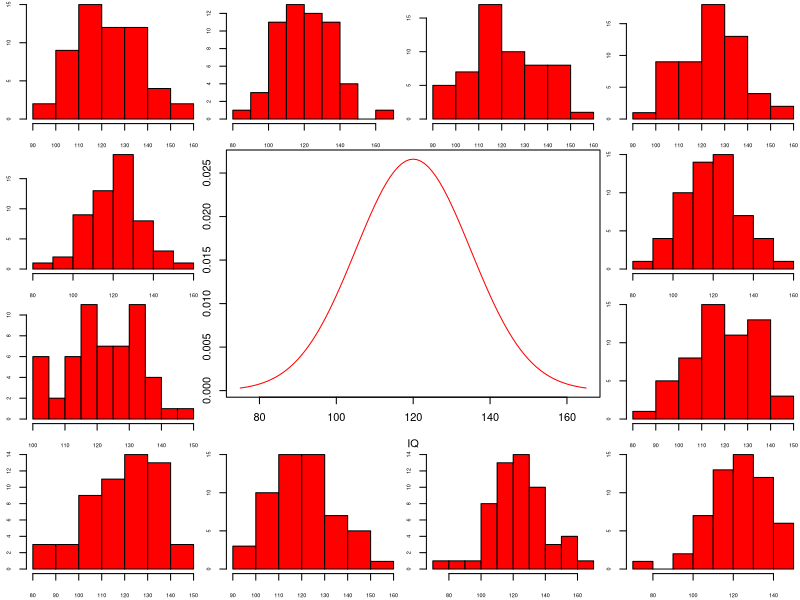
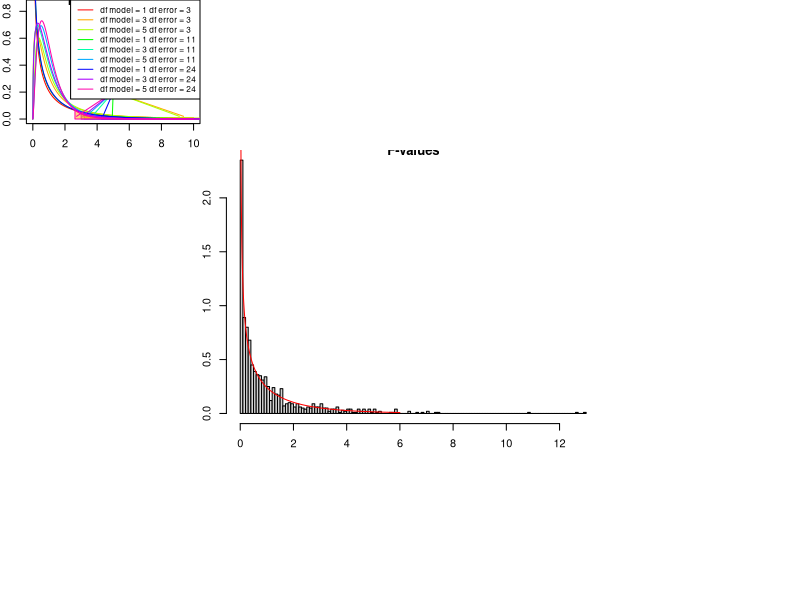

The R source for these figures, in order:
## ---- chunk 1
#| output-location: slide

layout(matrix(c(2:6,1,1,7:8,1,1,9:13), 4, 4))

n  <- 56    # Sample size
df <- n - 1 # Degrees of freedom

mu    <- 120
sigma <- 15

IQ <- seq(mu-45, mu+45, 1)

par(mar = c(4,2,0,0))  
plot(IQ, dnorm(IQ, mean = mu, sd = sigma), type='l', col="red")

n.samples = 12

for(i in 1:n.samples) {
  
  par(mar = c(2,2,0,0))  
  hist(rnorm(n, mu, sigma), main="", cex.axis=.5, col="red")
  
}
## ---- chunk 2
x.1 <- rnorm(n, mu, sigma)
x.2 <- rnorm(n, mu, sigma)

data <- data.frame(group = rep(c("s1", "s2"), each=n), score = c(x.1,x.2))
	
fStat <- summary(aov(lm(score ~ group, data)))[[1]]$F[1]
fStat
## ---- chunk 3
#| output-location: slide

nSamples <- 1000

fValues = vector()

for(i in 1:nSamples) {
  
  x1 <- rnorm(n, mu, sigma); x1
  x2 <- rnorm(n, mu, sigma); x2

  data <- data.frame(group = rep(c("s1", "s2"), each=n), score = c(x1,x2))
	
  fValues[i] <- summary(aov(lm(score ~ group, data)))[[1]]$F[1]

}

k = 2
N = 2*n

dfModel = k - 1
dfError = N - k

hist(fValues, freq = FALSE, main="F-values", breaks=100)
fVal = seq(0, 6, .01)
lines(fVal, df(fVal,dfModel, dfError), col = "red")
## ---- chunk 4
#| output-location: slide

multiple.n  = c(5, 15, 30)
multiple.k  = c(2, 4, 6)
multiple.df.model = multiple.k - 1
multiple.df.error = multiple.n - multiple.k
col         = rainbow(length(multiple.df.model) * length(multiple.df.error))
fVals = seq(0, 10, .01)

plot(fVals,  df(fVals, multiple.df.model[1], multiple.df.error[1]), type = "l", 
     xlim = c(0,10), ylim = c(0,.85), 
     xlab = "F", ylab="density", 
     col  = col[1], main="F-distributions" )

dfs = expand.grid(multiple.df.model, multiple.df.error)

for(i in 2:dim(dfs)[1]) { 
  
  lines(fVals, df(fVals, dfs[i,1], dfs[i,2]), col=col[i])
  
  critical.f <- qf(.95, dfs[i,1], dfs[i,2])
  
  f.alpha <- seq(critical.f, 1000, .01)
  
  polygon(c(f.alpha, rev(f.alpha)), c(df(f.alpha, dfs[i,1], dfs[i,2]), f.alpha*0 ), col= rgb(1,.66,0, .5), border = col[i])
  
  lines(c(critical.f+.1, 5), c(.02, .2), col=col[i])
        
}

text(5,.2, expression(paste(alpha, "= 5%")), pos =3)

legend("topright", legend = paste("df model =",dfs[,1], "df error =", dfs[,2]), lty=1, col = col, cex=.75)
